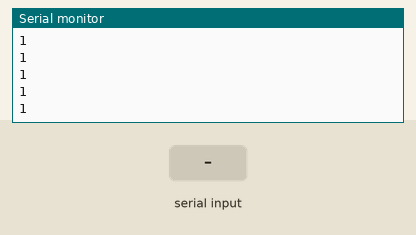
A sketch run on a simulated Arduino Uno, built with avr-gcc and run on an emulated ATmega328P. On the bench: the last lines printed to the serial monitor. Inputs (shaded band) come from the test bench.

Above: at 1.2 s.
1.3 s: "90,45\n" received over Serial
At 1.8 s:
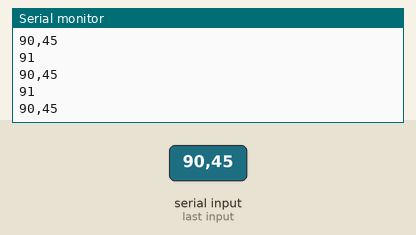
2.8 s: "30,150\n" received over Serial
At 3.6 s:
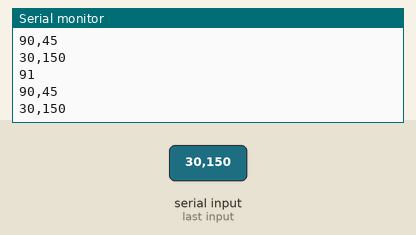
Timing chart, 0 to 5.8 s (numbered marks = the images above; inputs shaded):
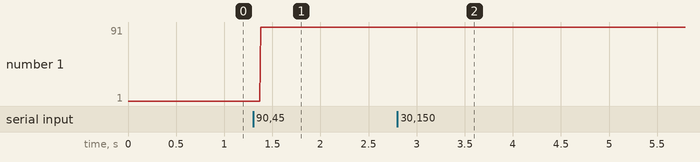

The sketch:

bluetooth2.ino
```cpp
char c;
String text;
void setup()
{
 Serial.begin(9600);
}

void loop()
{
  while(Serial.available())
  {
    delay(10);
    c = Serial.read();
    text+=c;
  }
  Serial.println(text);
  int val = text.toInt() + 1;
  Serial.println(val);

}
```

Measured:
- after the input at 1.3 s, the serial monitor: prints a new line after 0.07 s (image 1)
- after the input at 2.8 s, the serial monitor: prints a new line after 0.08 s (image 2)
- plotted number 1: 1 → 91 after the input at 1.3 s, 91 → 9 after the input at 2.8 s
